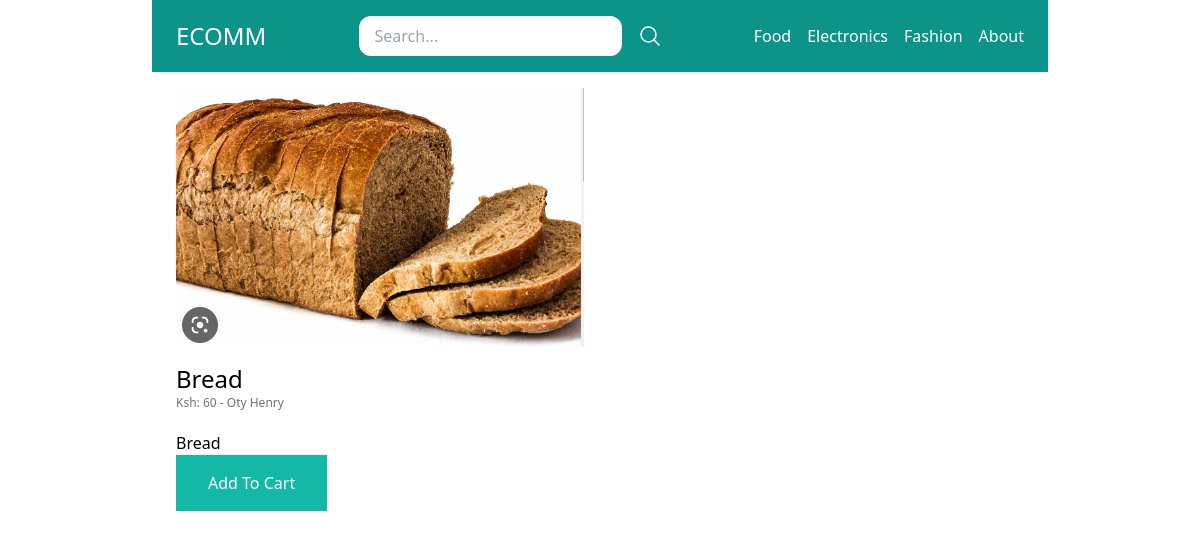
/food/bread/, run on an earlier commit of the app's database.
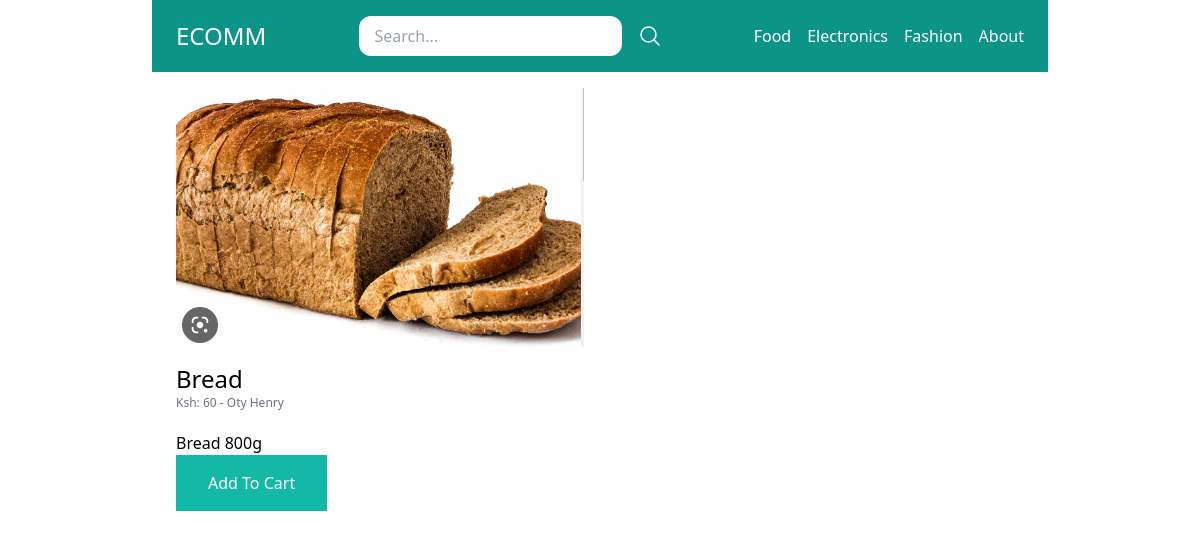
And on a later commit of the database.
### store/models.py (models this page shows, shortened)
class Product(models.Model):
    category = models.ForeignKey(Category, related_name='products', on_delete=models.CASCADE)
    user = models.ForeignKey(User, related_name='products', on_delete=models.CASCADE)
    title = models.CharField(max_length=50)
    slug = models.SlugField(max_length=50)
    description = models.TextField(max_length=300, blank=True, null=True)
    price = models.IntegerField()
    image = models.ImageField(upload_to='uploads/product_images/', blank=True, null=True)
    created_at = models.DateTimeField(auto_now_add=True)
    updated_at = models.DateTimeField(auto_now=True)
    DRAFT = 'draft'
    WAITING_APPROVAL = 'waiting_approval'
    ACTIVE = 'active'
    DELETED = 'deleted'
    STATUS_CHOICES = (
        (DRAFT, 'Draft'),
        (WAITING_APPROVAL, 'Waiting Approval'),
        (ACTIVE, 'Active'),
        (DELETED, 'Deleted'),
    )
    status = models.CharField(max_length=50, choices=STATUS_CHOICES, default=ACTIVE)
    class Meta:
        ordering = ('-created_at', )

### store/views.py (the view)
# urls.py: path('<slug:category_slug>/<slug:slug>/', views.productDetail, name='product_detail'),
def productDetail(request, category_slug, slug):
    product = get_object_or_404(Product, slug=slug, status=Product.ACTIVE)
    return render(request, 'store/product_detail.html', {'product': product})

### store/templatetags/menu.py (called while the page is built)
@register.inclusion_tag('core/menu.html')
def menu():
    categories  = Category.objects.all()
    return {'categories': categories}

### store/templates/store/product_detail.html (shortened to what this page needs)
{% extends 'core/base.html' %}
{% block content %}
    {% if product.image %}
        <div class="image mb-4">
            <img src="{{product.image.url}}" alt="{{product.title}} Image">
        </div>
    {% endif %}
    <h1 class="text-2xl">{{product.title}}</h1>
    <p class="text-xs text-gray-500">Ksh: {{product.price}} - <a href="{% url 'vendor_detail' product.user.id %}">{% firstof product.user.get_full_name product.user.username %}</a></p>
    {% if product.description %}
        <p class="mt-5">
            {{product.description}}
        </p>
    {% endif %}
    <a href="{% url 'add_to_cart' product.id %}" class="inline-block px-8 py-4 bg-teal-500 text-white">Add To Cart</a>
{% endblock %}

What changed in the data, as far as the page shows it:
changed Product "Bread": description "Bread" → "Bread 800g"
